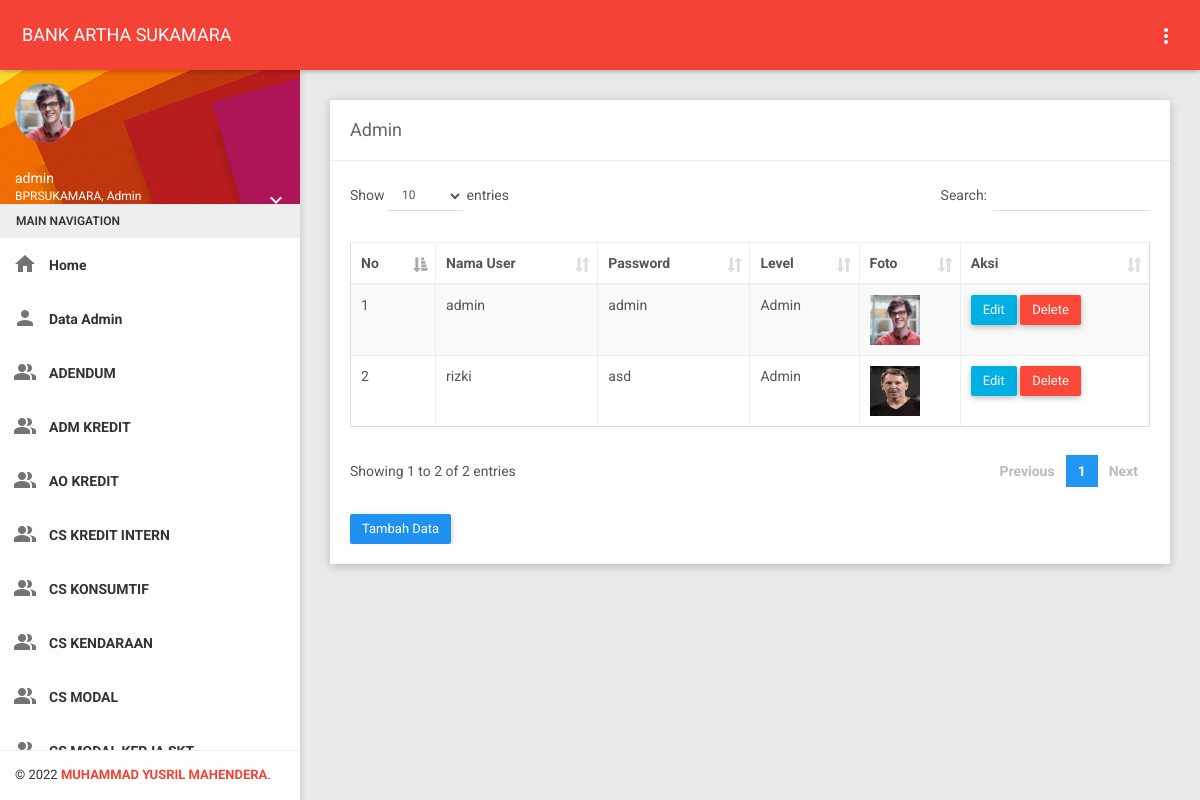
Page /index.php?page=admin (signed in) on the committed database.
### tables this page shows
CREATE TABLE `user` (
  `kode_user` char(11) NOT NULL,
  `nama_user` varchar(50) NOT NULL,
  `password` varchar(30) NOT NULL,
  `level` varchar(15) NOT NULL,
  `foto` varchar(255) NOT NULL,
  PRIMARY KEY (`kode_user`)
);

### page/admin/admin.php (the view)
<div class="row clearfix">
                <div class="col-lg-12 col-md-12 col-sm-12 col-xs-12">
                    <div class="card">
                        <div class="header">
                            <h2>
                                Admin
                            </h2>
                        </div>
                        <div class="body">
                            <div class="table-responsive">
                                <table class="table table-bordered table-striped table-hover js-basic-example dataTable">
                                    <thead>
                                        <tr>
                                            <th>No</th>
                                            <th>Nama User</th>
                                            <th>Password</th>
                                            <th>Level</th>
                                            <th>Foto</th>
                                            <th>Aksi</th>
                                        </tr>
                                    </thead>
                                    <tbody>
                                    <?php
                                        $no = 1;
                                        $sql = $koneksi ->query("select * from user");
                                        while ($data=$sql->fetch_assoc()) {
                                        ?>
                                          <tr>
                                              <td><?php echo $no++;?></td>
                                              <td><?php echo $data['nama_user'];?></td>
                                              <td><?php echo $data['password'];?></td>
                                              <td><?php echo $data['level'];?></td>
                                              <td><img src="images/<?php echo $data['foto'] ?>" width="50" height="50" alt=""></td>
                                              <td>
                                              <a href="?page=admin&aksi=ubah&nama_user=<?php echo $data['nama_user']; ?>" class="btn btn-info" > Edit </a>
                                              <a onclick="return confirm('Apakah Anda Yakin untuk Menghapus Data Ini ?')" href="?page=admin&aksi=hapus&nama_user=<?php echo $data['nama_user']; ?>" class="btn btn-danger" ></i> Delete </a>
                                            </td>
                                              </tr>
                                            <?php }  ?>
                                    </tbody>
                                </table>
                                <a href="?page=admin&aksi=tambah" class="btn btn-primary" > Tambah Data </a>
                            </div>
                        </div>
                    </div>
                </div>
            </div>

### index.php (shortened to what this page needs)
<?php
$koneksi = new mysqli("localhost", "root", "", "pt_baktiputra");
if ($_SESSION['Admin'] || $_SESSION['Pimpinan']) {
?>
  <!DOCTYPE html>
  <html>
  <head>
    <link href="plugins/bootstrap/css/bootstrap.css" rel="stylesheet">
    <link href="plugins/node-waves/waves.css" rel="stylesheet" />
    <link href="plugins/bootstrap-colorpicker/css/bootstrap-colorpicker.css" rel="stylesheet" />
    <link href="plugins/dropzone/dropzone.css" rel="stylesheet">
    <link href="plugins/multi-select/css/multi-select.css" rel="stylesheet">
    <link href="plugins/jquery-spinner/css/bootstrap-spinner.css" rel="stylesheet">
    <link href="plugins/bootstrap-tagsinput/bootstrap-tagsinput.css" rel="stylesheet">
    <link href="plugins/bootstrap-select/css/bootstrap-select.css" rel="stylesheet" />
    <link href="plugins/nouislider/nouislider.min.css" rel="stylesheet" />
    <link href="plugins/animate-css/animate.css" rel="stylesheet" />
    <link href="plugins/jquery-datatable/skin/bootstrap/css/dataTables.bootstrap.css" rel="stylesheet">
    <link href="plugins/bootstrap-select/css/bootstrap-select.css" rel="stylesheet">
    <link href="plugins/jquery-datatable/skin/bootstrap/css/dataTables.bootstrap.css" rel="stylesheet">
    <link href="css/style.css" rel="stylesheet">
    <link href="css/themes/all-themes.css" rel="stylesheet" />
  </head>
  <body class="theme-red">
    <nav class="navbar">
      <div class="container-fluid">
        <div class="navbar-header">
          <a class="navbar-brand" href="index.php">BANK ARTHA SUKAMARA</a>
        </div>
        <div class="collapse navbar-collapse" id="navbar-collapse">
          <ul class="nav navbar-nav navbar-right">
            <li class="pull-right"><a href="javascript:void(0);" class="js-right-sidebar" data-close="true"><i class="material-icons">more_vert</i></a></li>
          </ul>
        </div>
      </div>
    </nav>
    <?php
    if ($_SESSION['Admin']) {
      $user = $_SESSION['Admin'];
    } elseif ($_SESSION['Pimpinan']) {
      $user = $_SESSION['Pimpinan'];
    }
    $sql = $koneksi->query("select * from user where nama_user='$user'");
    $data = $sql->fetch_assoc();
    ?>
    <section>
      <aside id="leftsidebar" class="sidebar">
        <div class="user-info">
          <div class="image">
            <img src="images/<?php echo $data['foto']; ?>" width="60" height="60" alt="User" />
          </div>
          <div class="info-container">
            <div class="name" data-toggle="dropdown" aria-haspopup="true" aria-expanded="false"><?php echo $data['nama_user']; ?></div>
            <div class="email">BPRSUKAMARA, <?php echo $data['level']; ?></div>
            <div class="btn-group user-helper-dropdown">
              <i class="material-icons" data-toggle="dropdown" aria-haspopup="true" aria-expanded="true">keyboard_arrow_down</i>
            </div>
          </div>
        </div>
        <div class="menu">
          <ul class="list">
            <li class="header">MAIN NAVIGATION</li>
            <?php if ($_SESSION['Admin']) { ?>
              <li>
                <a href="index.php">
                  <i class="material-icons">home</i>
                  <span>Home</span>
                </a>
              </li>
              <li>
                <a href="?page=admin">
                  <i class="material-icons">person</i>
                  <span>Data Admin</span>
                </a>
              </li>
              <li>
                <a href="?page=adendum">
                  <i class="material-icons">people_alt</i>
                  <span>ADENDUM</span>
                </a>
              </li>
              <li>
                <a href="?page=adm_kredit">
                  <i class="material-icons">people_alt</i>
                  <span>ADM KREDIT</span>
                </a>
              </li>
              <li>
                <a href="?page=ao_kredit">
                  <i class="material-icons">people_alt</i>
                  <span>AO KREDIT</span>
                </a>
              </li>
              <li>
                <a href="?page=cs_intern">
                  <i class="material-icons">people_alt</i>
                  <span>CS KREDIT INTERN</span>
                </a>
              </li>
              <li>
                <a href="?page=cs_konsumtif">
                  <i class="material-icons">people_alt</i>
                  <span>CS KONSUMTIF</span>
                </a>
              </li>
              <li>
                <a href="?page=cs_kendaraan">
                  <i class="material-icons">people_alt</i>
                  <span>CS KENDARAAN</span>
                </a>
              </li>
              <li>
                <a href="?page=cs_modal">
                  <i class="material-icons">people_alt</i>
                  <span>CS MODAL</span>
                </a>
              </li>
              <li>
                <a href="?page=cs_mk_skt">
                  <span>CS MODAL KERJA SKT</span>
                </a>
              </li>
              <li>
                <a href="?page=cs_pertanian">
                  <span>CS PERTANIAN</span>
                </a>
              </li>
                <?php } ?>
        </div>
        <div class="legal">
          <div class="copyright">
            &copy; 2022 <a href="javascript:void(0);">MUHAMMAD YUSRIL MAHENDERA</a>.
          </div>
        </div>
      </aside>
    </section>
    <section class="content">
      <div class="container-fluid">
        <div class="block-header">
          <?php
          $page = $_GET['page'];
          $aksi = $_GET['aksi'];
          if ($page == "admin") {
            if ($aksi == "") {
              include "page/admin/admin.php";
            } elseif ($aksi == "tambah") {
              include "page/admin/tambah.php";
            } else if ($aksi == "ubah") {
              include "page/admin/ubah.php";
            } elseif ($aksi == "hapus") {
              include "page/admin/hapus.php";
            }
          } elseif ($page == "report") {
            if ($aksi == "") {
              include "page/report/report.php";
            }
          } elseif ($page == "") {
            include "home.php";
          }
          ?>
        </div>
      </div>
    </section>
  </body>
  </html>
<?php
} else {
  header("location:login.php");
}
?>

### css/themes/all-themes.css (style rules this page uses)
.theme-red .navbar-brand { color: #fff; }
.theme-red .nav > li > a { color: #fff; }
.theme-red .sidebar .legal { background-color: #fff; }
.theme-red .sidebar .legal .copyright a { color: #F44336 !important; }

### rows in the picture
user: foto (picture), nama_user "admin", level "Admin", password "admin"
user: nama_user "rizki", password "asd", level "Admin", foto (picture)
